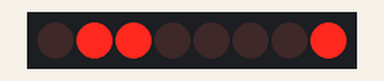
This sketch was run on a simulated Arduino Uno, built with avr-gcc and run on an emulated ATmega328P. Parts: 8 shift-register outputs drawn as a row of LEDs (first output left, lit = HIGH). Wiring (inferred from the names in the program): shift register (74HC595): data pin 11; shift clock pin 12; latch pin 8. Wiring (inferred from the signals the program sends): row of LEDs: on Q0, Q1, Q2, Q3, Q4, Q5, Q6, Q7. Random numbers use the default seed unless the sketch sets one.

Above: at 0.1 s.
At 4.1 s:
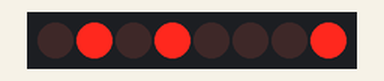
At 9.1 s:
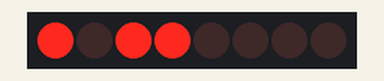
At 19.1 s:
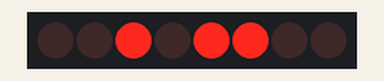
At 29.1 s:
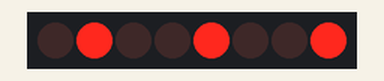
At 39.1 s:
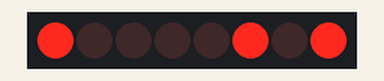
Timing chart, 0 to 40.0 s (numbered marks = the images above):
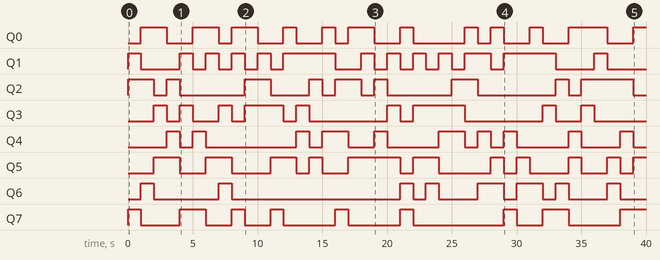

The sketch:

SetLedCombination.ino
```cpp
//Set a random combination of 3 LEDs
//Circuit: http://arduino.cc/en/Tutorial/ShiftOut
//Joe Whitfield-Seed / joeseed86 at google mail
#include <math.h>

int LATCH = 8;
int CLOCK = 12;
int DATA = 11;

void setup() {
  pinMode(LATCH, OUTPUT);
  pinMode(CLOCK, OUTPUT);
  pinMode(DATA, OUTPUT);
}

void loop() {

  //Light 3 random LEDs
  byte leds = 0;   //the bits for the 3 LEDs we select
  byte found = 0;  //the number of random LEDs we've chosen so far

  //Keep choosing random numbers until we have 3 distinct values
  while(found < 3) {

    //Bit shift 1 by a random number 0-8 to
    // generate a "candidate" LED byte. We will then check
    // we haven't already used this candidate.
    byte candidate = 1 << (byte)random(0, 8);

    //Reject candidates we've used in this iteration
    //We can detect this by bitwise ANDing the candidate and the
    // values we've already chosen.
    if((candidate & leds) == 0) {

      //To accept this random candidate, bitwise OR it with the
      // existing chosen values
      leds |= candidate;
      ++ found;
    }
  }

  //Turn off the latch while we shift in bits,
  // then re-enable to light the LEDs
  digitalWrite(LATCH, LOW);
  shiftOut(DATA, CLOCK, MSBFIRST, leds);
  digitalWrite(LATCH, HIGH);

  delay(1000);
}
```

Measured:
- by itself, Q0: LOW → HIGH at 1.0 s, → LOW 2.0 s later, → HIGH 2.0 s later, → LOW 2.0 s later, … (23 changes in this stretch)
- by itself, Q1: LOW → HIGH at 0.00 s, → LOW 1.0 s later, → HIGH 3.0 s later, → LOW 1.0 s later, … (26 changes in this stretch)
- by itself, Q2: LOW → HIGH at 0.00 s, → LOW 2.0 s later, → HIGH 1.0 s later, → LOW 1.0 s later, … (18 changes in this stretch)
- by itself, Q3: LOW → HIGH at 2.0 s, → LOW 1.0 s later, → HIGH 1.0 s later, → LOW 1.0 s later, … (18 changes in this stretch)
- by itself, Q4: LOW → HIGH at 3.0 s, → LOW 1.0 s later, → HIGH 1.0 s later, → LOW 1.0 s later, … (20 changes in this stretch)
- by itself, Q5: LOW → HIGH at 2.0 s, → LOW 2.0 s later, → HIGH 2.0 s later, → LOW 2.0 s later, … (21 changes in this stretch)
- by itself, Q6: LOW → HIGH at 1.0 s, → LOW 1.0 s later, → HIGH 5.0 s later, → LOW 1.0 s later, … (16 changes in this stretch)
- by itself, Q7: LOW → HIGH at 0.00 s, → LOW 1.0 s later, → HIGH 3.0 s later, → LOW 2.0 s later, … (17 changes in this stretch)
